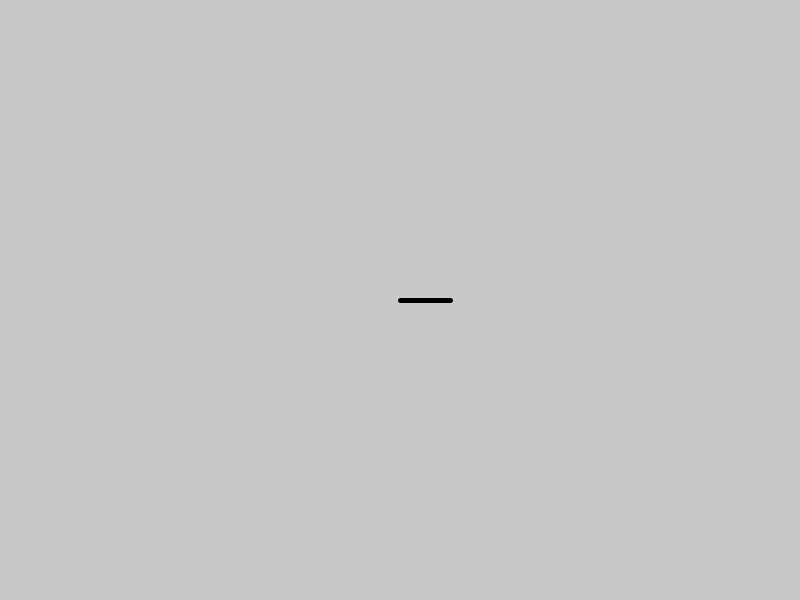
Frame 1 (no input)
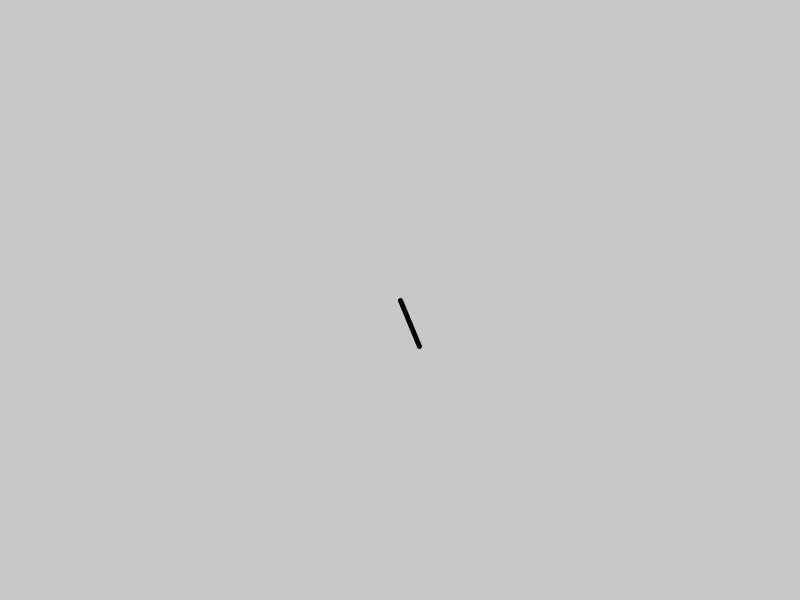
Frame 60 (the mouse pressed at the canvas centre just before this capture)
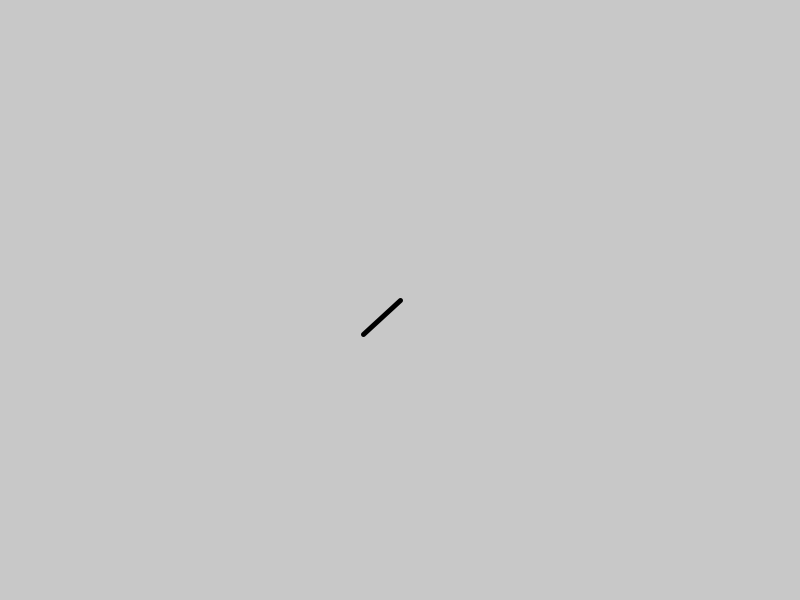
Frame 120 (the mouse held since frame 60 and released just before this capture)

The Processing sketch that drew these frames (run headless with seeded random() and noise(); from frame 60 on, the mouse is pressed at the canvas centre):

// Processing sketch: projectiles
// ── projectiles.pde
Projectile[] darts = new Projectile[0]; // start with no projectiles
class Projectile {
  float x, y, speedX, speedY;
}
Projectile makeProjectile() {
  Projectile nj = new Projectile(); // nj = newProjectile
  nj.x = width/2; // the center
  nj.y = height/2;
  int speed = 30; // this fast...
  nj.speedX = speed * cos(angle); //... in the direction of the line
  nj.speedY = speed * sin(angle);
  return nj;
}

void setup() {
  size(800, 600);
  strokeWeight(5);
}

float angle = 0;
void draw() {
  background(200);
  
  pushMatrix();
  translate(width/2, height/2);
  rotate(angle);
  line(0, 0, 50, 0);
  popMatrix();
  
  // draws all of the darts
  for (int i=0; i<darts.length; i++) {
    ellipse(darts[i].x, darts[i].y, 10, 10);
    
    darts[i].x += darts[i].speedX; // Dart physics
    darts[i].y += darts[i].speedY;    
    
    darts[i].speedX *= .9; // Dart friction
    darts[i].speedY *= .9;
  }
  
  angle += .02; // rotate the line
}

void keyPressed() {
  // adds one new projectile to the array
  darts =(Projectile[]) append(darts, makeProjectile());
}
